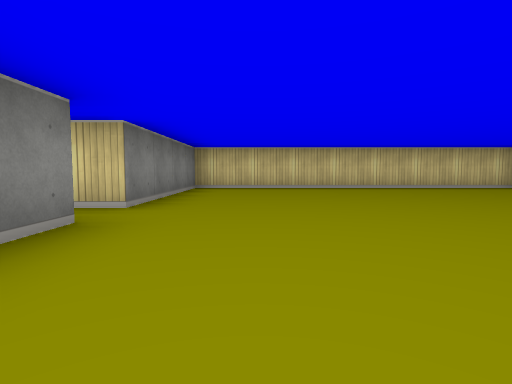
view 1 (above)

12 first-person views from a walk through a cub3D ray-caster map. The camera is about half as high as the walls, tilts 4° down and sees 80° across. The floor is counted in squares. Each view is taken from the middle of a square. On the plan, view 1 faces up. The plan holds only what a view shows up to about 9 squares ahead; the rest is blank.

view 2
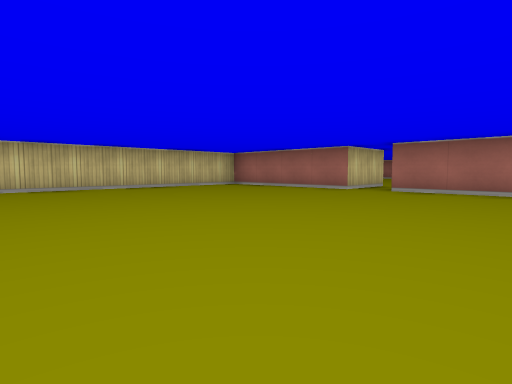

view 3
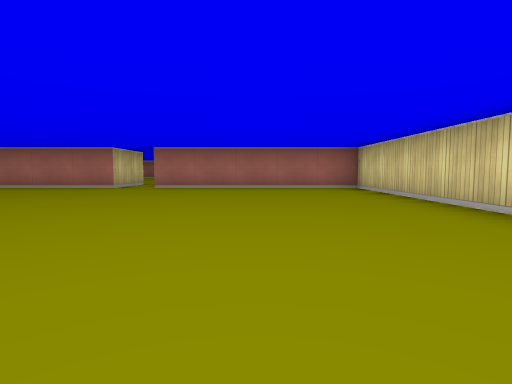

view 4
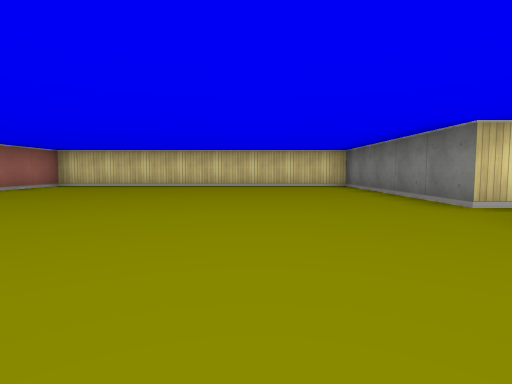

view 5
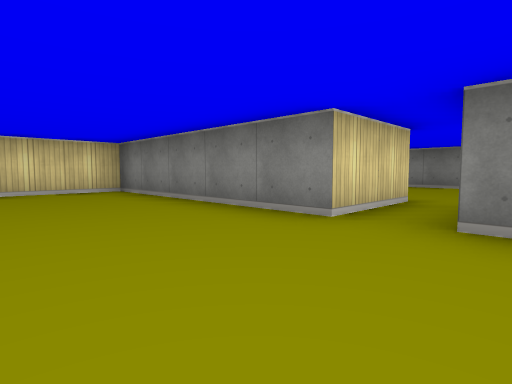

view 6
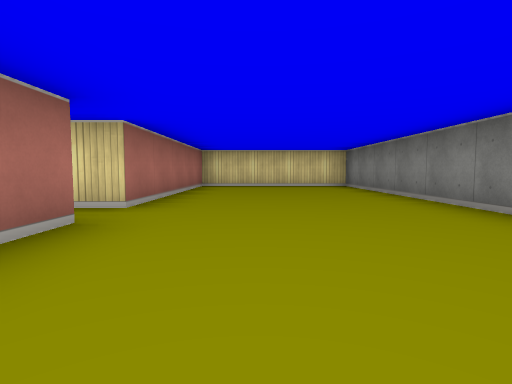

view 7
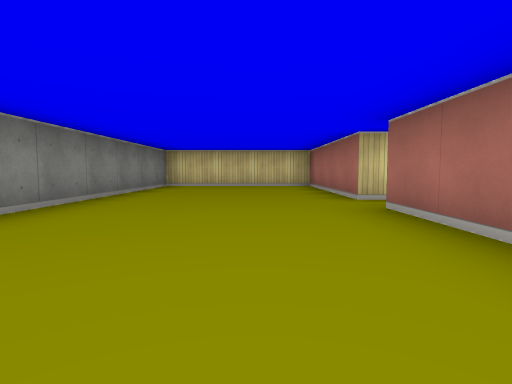

view 8
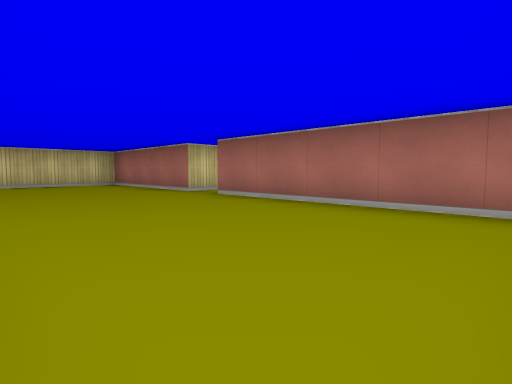

view 9
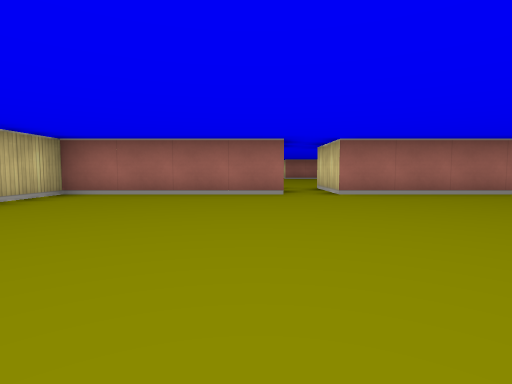

view 10
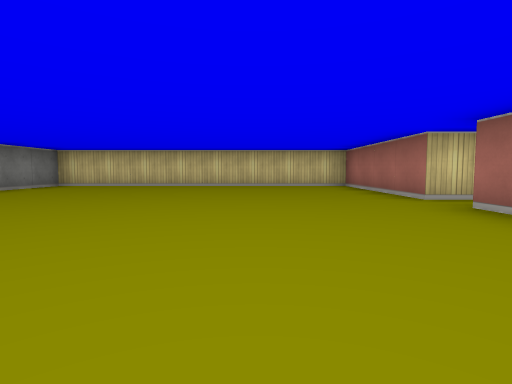

view 11
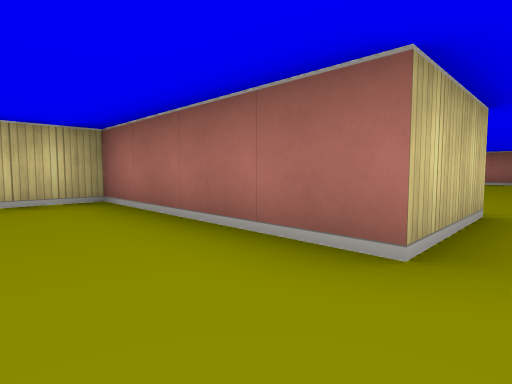

view 12
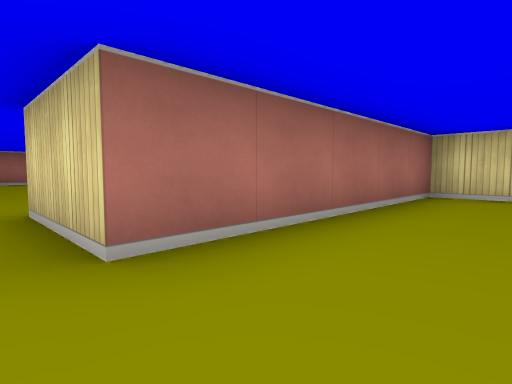

### Floor plan
Points are (right, up) in squares from view 1. A wall is a line through its corners. A room is listed if a view was taken in it or the views show most of it. See-through windows are left out.
Room 1 (views 1, 2, 3, 4, 5, 9, 10, 11, 12)
walls: (-1.5, 2.5) (-1.5, -2.5) (6.5, -2.5) (6.5, 2.5); (6.5, 3.5) (6.5, 7.5) (-1.5, 7.5) (-1.5, 3.5)
ways out: opening at (-2.5, 3) to room 2; opening at (7.5, 3)
Room 2 (views 6, 7, 8)
walls: (-1.5, 3.5) (-3.5, 3.5) (-3.5, 7.5) (-7.5, 7.5) (-7.5, -2.5) (-3.5, -2.5) (-3.5, 2.5) (-1.5, 2.5)
ways out: opening at (-2.5, 3) to room 1

Positions as (right, up) in squares from view 1, and headings:
1: (0, 0), facing up
2: (0, 0), facing up-right
3: (-1, 0), facing right
4: (1, 6), facing down
5: (1, 4), facing down-left
6: (-5, 6), facing down
7: (-5, -1), facing up
8: (-7, -2), facing up-right
9: (1, 4), facing right
10: (4, -1), facing up
11: (5, 3), facing up-right
12: (5, 3), facing down-right
